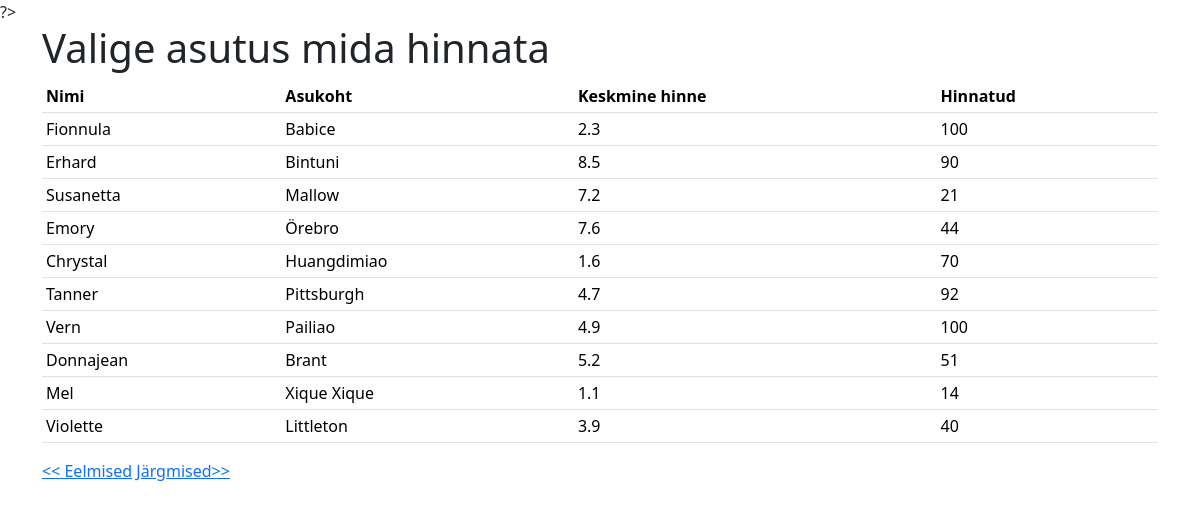
The page /?next=20 on the database its author committed.
### tables this page shows
CREATE TABLE `toidukohad` (
  `id` int(6) NOT NULL,
  `nimi` varchar(255) NOT NULL,
  `asukoht` varchar(255) NOT NULL,
  `keskmine_hinne` double NOT NULL,
  `hinnatud` int(6) NOT NULL
);

### index.php (the view, shortened to what this page needs)
<?php include ('config.php'); ?>
<!doctype html>
<html lang="en">
    <head>
        <link
            href="https://cdn.jsdelivr.net/npm/bootstrap@5.3.2/dist/css/bootstrap.min.css"
            rel="stylesheet"
        />
    </head>
    <body>
    <?php
        if (!empty($_GET["s"])) {
            $s = $_GET["s"];
            $paring = 'SELECT * FROM toidukohad WHERE nimi LIKE "%'.$s.'%" ';
        } else {
            if (isset($_GET['next'])) {
                $algus = $_GET['next'];
            }
            else if (isset($_GET['prev'])) {
                $algus = $_GET['prev']-10;
            } else {
                $algus = -10;
            }
                $algus += 10;
                $lopp = $algus - 10;
            $paring = "SELECT * FROM toidukohad LIMIT $algus,10";
        }
            $valjund = mysqli_query($yhendus, $paring);
    ?>
    ?>
    <div class="container">
            <h1>Valige asutus mida hinnata</h1>
    <table class="table table-sm">
    <tr>
         <th>Nimi</th>
        <th>Asukoht</th>
        <th>Keskmine hinne</th>
        <th>Hinnatud</th>
    </tr>
    <?php
while($rida = mysqli_fetch_assoc($valjund)){
     ?>
    <tr>
       <td><?php echo $rida ['nimi']; ?></td>
       <td><?php echo $rida ['asukoht']; ?></td>
       <td><?php echo $rida ['keskmine_hinne']; ?></td>
       <td><?php echo $rida ['hinnatud']; ?></td>
    </tr>
    <?php
    }
    ?>
    </table>
    <a href="?prev=<?php echo $lopp?>">&lt;&lt; Eelmised</a>
    <a href="?next=<?php echo $algus;?>"> Järgmised&gt;&gt;</a>
    </div>
    </body>
</html>

### rows shown on the page
toidukohad: nimi "Fionnula", asukoht "Babice", keskmine_hinne "2.3", hinnatud "100"
toidukohad: nimi "Erhard", asukoht "Bintuni", keskmine_hinne "8.5", hinnatud "90"
toidukohad: nimi "Susanetta", asukoht "Mallow", keskmine_hinne "7.2", hinnatud "21"
toidukohad: nimi "Emory", asukoht "Örebro", keskmine_hinne "7.6", hinnatud "44"
toidukohad: nimi "Chrystal", asukoht "Huangdimiao", keskmine_hinne "1.6", hinnatud "70"
toidukohad: nimi "Tanner", asukoht "Pittsburgh", keskmine_hinne "4.7", hinnatud "92"
toidukohad: nimi "Vern", asukoht "Pailiao", keskmine_hinne "4.9", hinnatud "100"
toidukohad: nimi "Donnajean", asukoht "Brant", keskmine_hinne "5.2", hinnatud "51"
toidukohad: nimi "Mel", asukoht "Xique Xique", keskmine_hinne "1.1", hinnatud "14"
toidukohad: nimi "Violette", asukoht "Littleton", keskmine_hinne "3.9", hinnatud "40"
